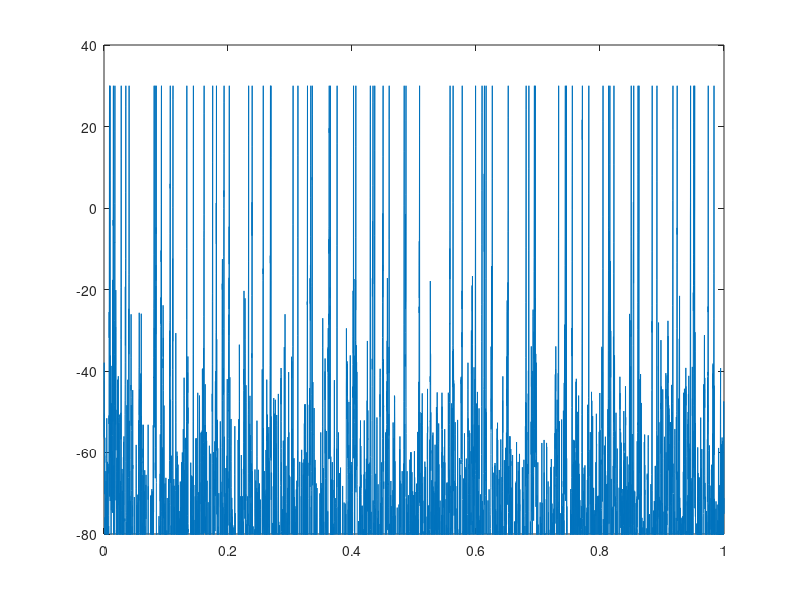

This chart was generated by the following MATLAB code:
T = 1; % s

dt = 0.1; % ms
T = T*1000; % ms
n_t = T/dt;
time_array = (dt:dt:T)/1000;

a = 0.02; b = 0.2;
c = -65; d  = 8;
    
v = -65;
u = b*v;

% I = 7*(0.5*(1+sign(time_array - 0.5))).*exp(-(time_array-0.5)/0.005);

v_save = zeros(1, n_t);
u_save = zeros(1, n_t);
spike_train = zeros(1, n_t);

for i = 1:n_t
    v = v + (0.04*v^2 + 5*v + 140 - u + 40*randn()/sqrt(dt))*dt;
    u = u + a*(b*v-u)*dt;
    
    if v >= 30
        v_save(1, i) = 30;
        u_save(1, i) = u + d;
        spike_train(1, i) = 1/dt;
        v = c;
        u = u+d;
    else
        v_save(1, i) = v;
        u_save(1, i) = u;
    end
end



plot(time_array, v_save)
ylim([-80 40])
